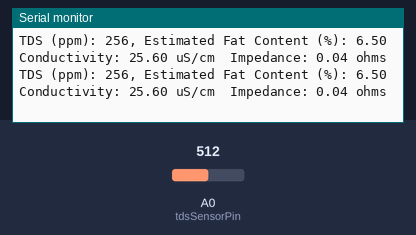
Simulated run of this sketch. Board: Arduino Uno, built with avr-gcc and run on an emulated ATmega328P. On the bench: the last lines printed to the serial monitor. The test bench sets the inputs (shaded band); at power-on: A0 (tdsSensorPin) = 512.

Above: at 1.2 s.
1.3 s: A0 (tdsSensorPin) set to 0
At 2.6 s:
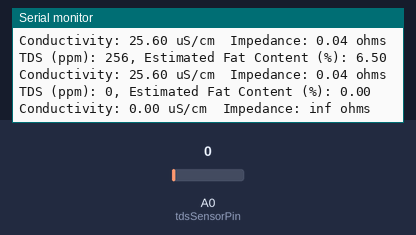
4.3 s: A0 (tdsSensorPin) set to 122
At 5.8 s:
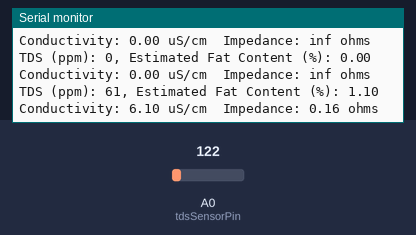
Timing chart, 0 to 7.3 s (numbered marks = the images above; inputs shaded):
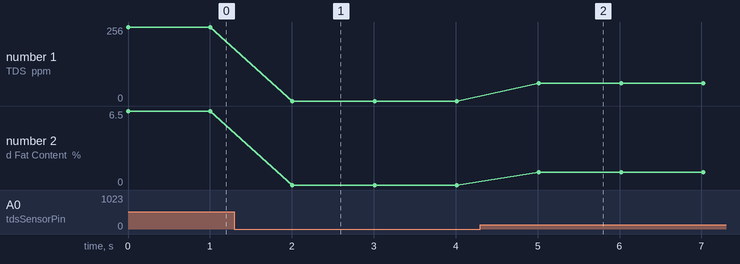

The sketch:

readTDS_Milk.ino
```cpp
#include <Arduino.h>
#include "GravityTDS.h"


GravityTDS gravityTds;

const int tdsSensorPin = A0;
//const int temperatureSensorPin = A2;
const float tdsCalibrationFactor = 0.5; // Calibration factor for TDS sensor

float tdsValue = 0, conductivity = 0, impedance = 0, fatContent = 0;

void setup()
{
    Serial.begin(115200);

    gravityTds.setPin(tdsSensorPin);
    gravityTds.setAref(5.0);  // Reference voltage on ADC, default 5.0V on Arduino UNO
    gravityTds.setAdcRange(1024);  // 1024 for 10-bit ADC; 4096 for 12-bit ADC
    gravityTds.begin();  // Initialization
}

void loop()
{
//     int rawTemperatureValue = analogRead(temperatureSensorPin);
//    int temperature = map(rawTemperatureValue, 0, 1023, 0, 100); // Example conversion, adjust as needed
    int temperature = 25;
    gravityTds.setTemperature(temperature);  // Set the temperature and execute temperature compensation
    gravityTds.update();  // Sample and calculate
    tdsValue = gravityTds.getTdsValue();  // Get the TDS value in ppm

    // Convert TDS ppm to an approximate fat content estimation
    // This is a makeshift conversion and may not be accurate
    fatContent = map(tdsValue, 0, 2000, 0, 100); // Example conversion, adjust as needed

    // Read the analog value from the TDS sensor
    int rawValue = analogRead(tdsSensorPin);

    // Convert the raw value to TDS using a calibration factor
    tdsValue = rawValue * tdsCalibrationFactor;

    // Calculate electrical conductivity (assuming linear relationship)
    // You may need to adjust the constants based on your sensor's characteristics
    conductivity = tdsValue * 0.1; // Example scaling factor

    // Calculate electrical impedance by taking the reciprocal of conductivity
    impedance = 1.0 / conductivity;

    Serial.print("TDS (ppm): ");
    Serial.print(tdsValue, 0);
    Serial.print(", Estimated Fat Content (%): ");
    Serial.println(fatContent / 10, 2); // Print with 2 decimal places
    Serial.print("Conductivity: ");
    Serial.print(conductivity);
    Serial.print(" uS/cm"); // Microsiemens per centimeter
    Serial.print("\tImpedance: ");
    Serial.print(impedance);
    Serial.println(" ohms");

    delay(1000);  // Delay for one second before the next reading
}
```

Measured:
- after the input at 1.3 s, the serial monitor: prints a new line after 0.71 s (image 1)
- after the input at 4.3 s, the serial monitor: prints a new line after 0.72 s (image 2)
- plotted number 1: 256 → 0 after the input at 1.3 s, 0 → 61 after the input at 4.3 s
- plotted number 2: 6.5 → 0 after the input at 1.3 s, 0 → 1.1 after the input at 4.3 s
